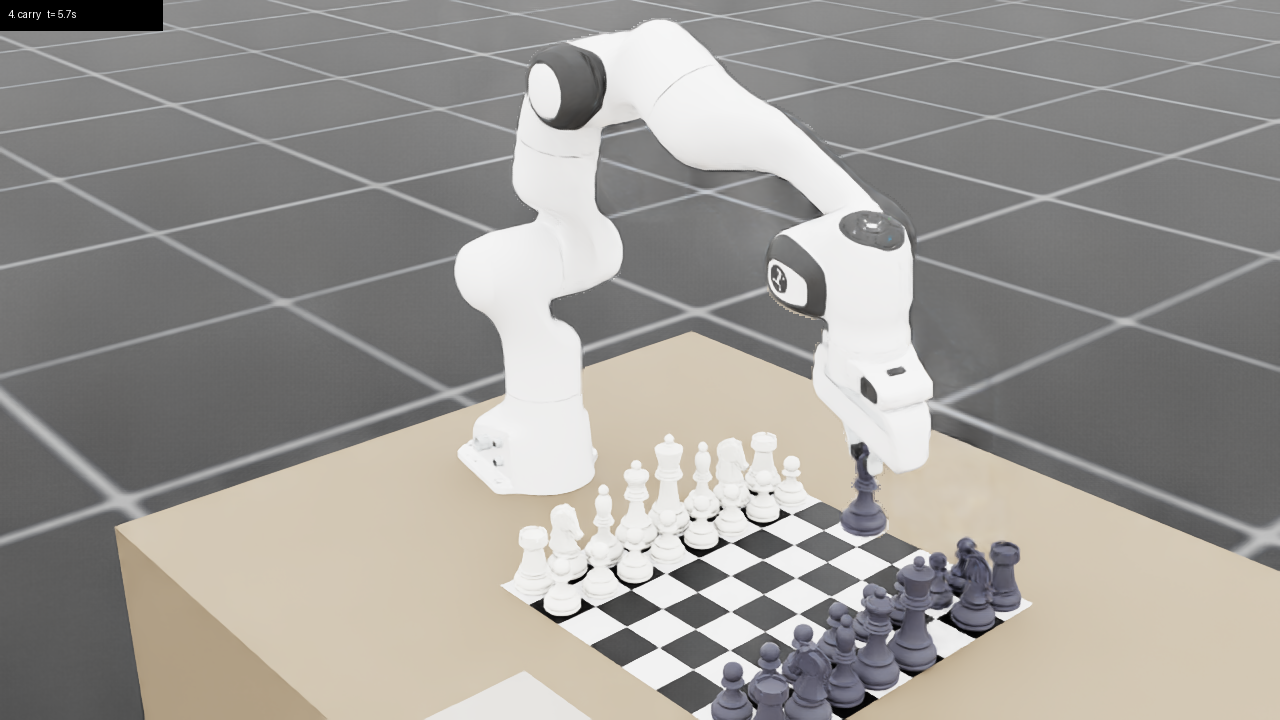
#> input picture lab/docs/images/showcase_franka/demo_0_frames/03.png, 1280 x 720 px, found by its file name
$ python make_teaser.py
#> lines starting #> are read from the running program, lines starting #| are printed output that depends on the picture
"""Compose the CoRL workshop teaser from rendered simulation frames."""
from pathlib import Path
import matplotlib; matplotlib.use("Agg")
import matplotlib.pyplot as plt
from matplotlib.patches import FancyBboxPatch
import numpy as np
from PIL import Image

ROOT = Path("/home/yizhou/Projects/RoboChess-Challenge")
OUT = ROOT / "lab/docs/images/robochess_teaser.png"
NAVY, TEAL, INK, MUTE = "#12233f", "#2a9d8f", "#16181d", "#5a6472"

def load(rel, box=None):
#> called with box = (0, 44, 1280, 720)
    im = Image.open(ROOT / rel).convert("RGB")
#> im is the input picture: PIL image 1280x720 RGB; mean R, G, B 155.4, 152.6, 148.4
    return np.asarray(im.crop(box) if box else im)

# The "showcase" camera frames the whole arm; the default replay view is aimed at the
# board and cuts every robot off above the elbow. Frame 03 is the carry moment, and the
# top 44 px are trimmed to drop the burnt-in caption.
CARRY_FRAME = (0, 44, 1280, 720)
arms = [
    ("Franka Panda", load("lab/docs/images/showcase_franka/demo_0_frames/03.png", CARRY_FRAME)),
    ("reBot",        load("lab/docs/images/showcase_rebot/demo_0_frames/03.png", CARRY_FRAME)),
    ("Piper",        load("lab/docs/images/showcase_piper/demo_0_frames/03.png", CARRY_FRAME)),
    ("YAM",          load("lab/docs/images/showcase_yam/demo_0_frames/03.png", CARRY_FRAME)),
]
#> call 2 of load, with box = (0, 44, 1280, 720)
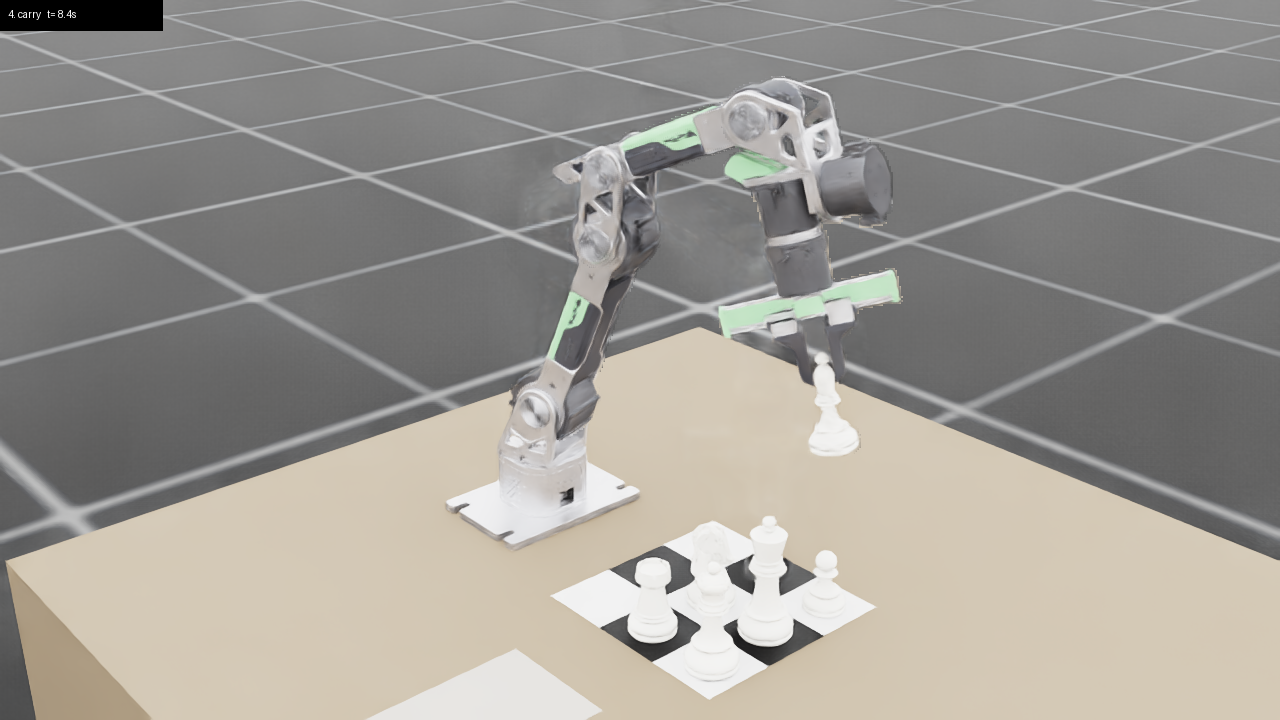
#> input picture lab/docs/images/showcase_rebot/demo_0_frames/03.png, 1280 x 720 px, found by its file name
#> in load, im is the input picture: PIL image 1280x720 RGB; mean R, G, B 156.6, 153.1, 146.9
#> call 3 of load, with box = (0, 44, 1280, 720)
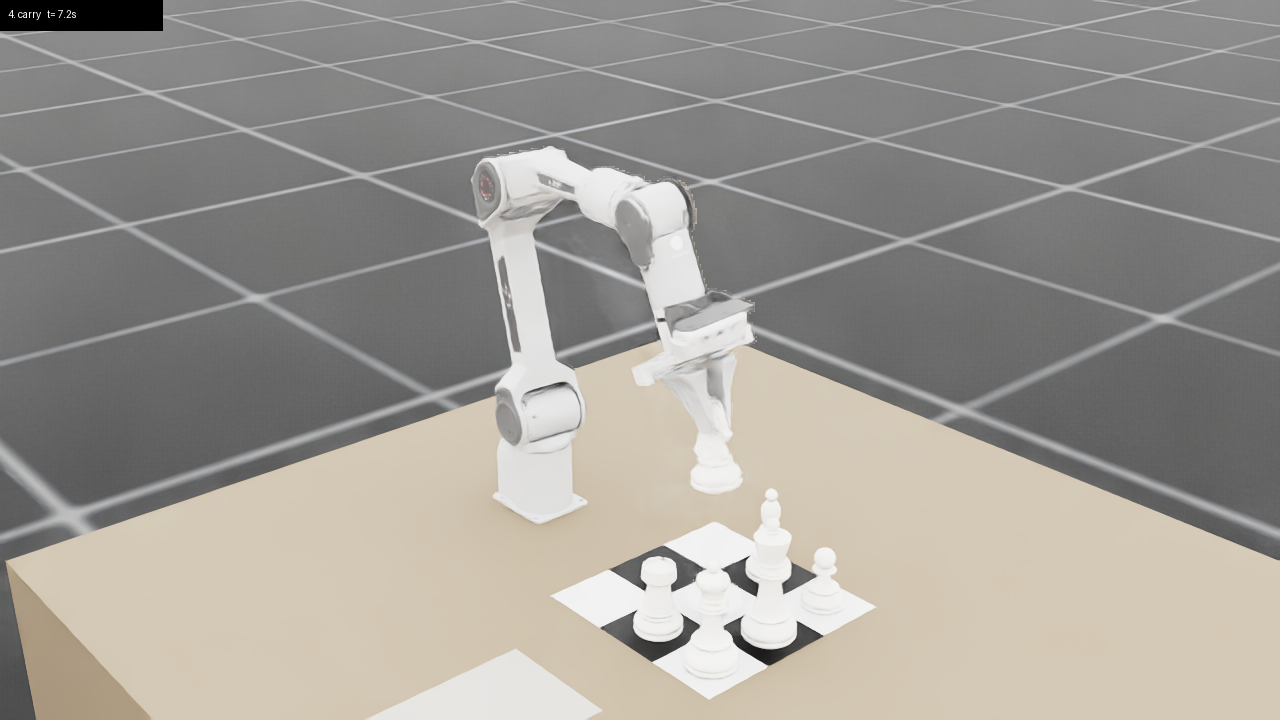
#> input picture lab/docs/images/showcase_piper/demo_0_frames/03.png, 1280 x 720 px, found by its file name
#> in load, im is the input picture: PIL image 1280x720 RGB; mean R, G, B 158, 154.3, 148.3
#> call 4 of load, with box = (0, 44, 1280, 720)
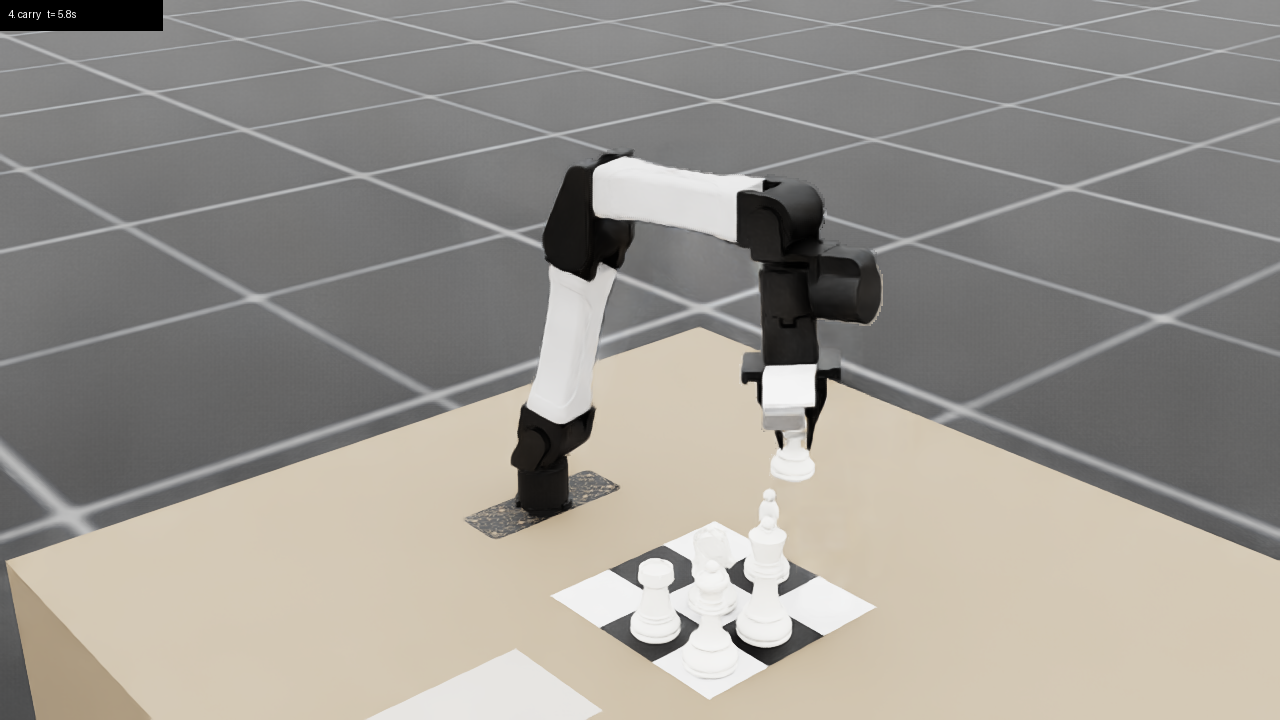
#> input picture lab/docs/images/showcase_yam/demo_0_frames/03.png, 1280 x 720 px, found by its file name
#> in load, im is the input picture: PIL image 1280x720 RGB; mean R, G, B 152.9, 149.1, 142.9
#> in load (call 4), `return np.asarray(im.crop(box) if box else im)`:
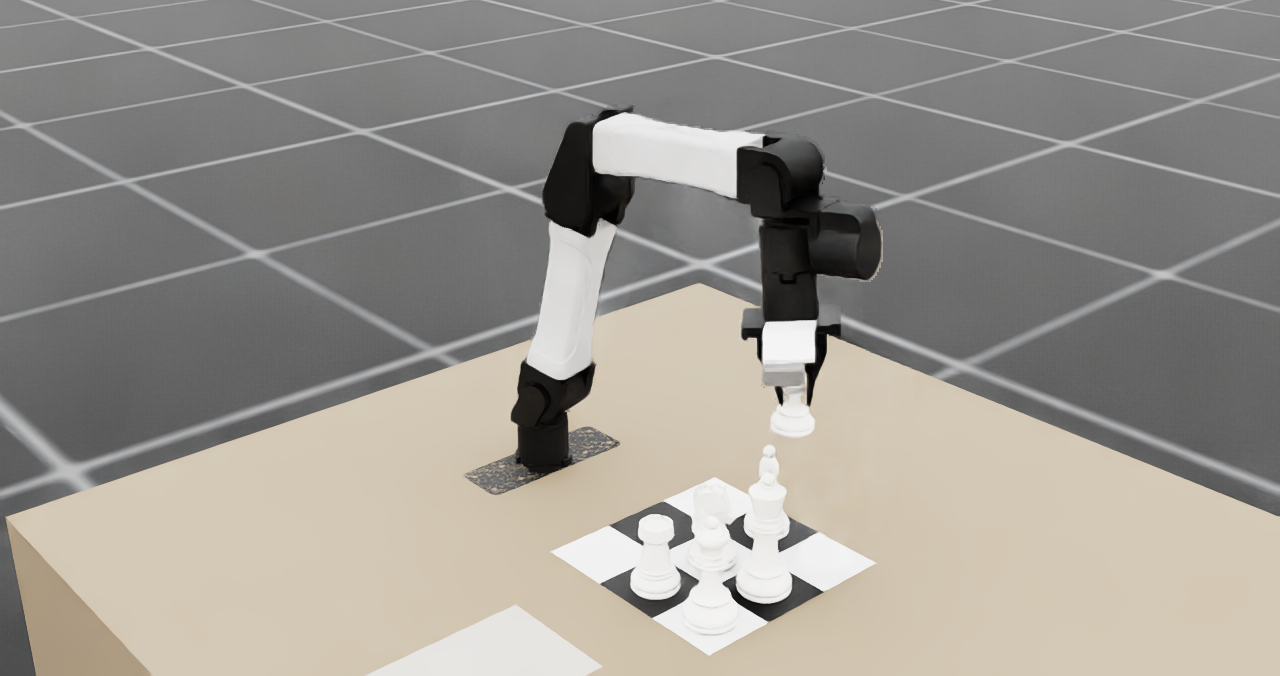
#> returned value: shape (676, 1280, 3); mean of channels 0, 1, 2 154.4, 150.3, 143.7; drawn as R, G, B
variants = [
    # The 1D board runs away from the head-on camera, so it reads as a stub there;
              # the angled render shows all six pieces and the gap between the sides.
              ("1D chess  ·  K N R", load("lab/docs/images/hero_1d_angle.png", (480, 480, 1380, 840))),
    ("3x3 Hexapawn", load("lab/docs/images/hero_3x3_hero.png", (450, 640, 1350, 1000))),
    ("4x4 minichess", load("lab/docs/images/hero_minichess_hero.png", (450, 620, 1350, 980))),
]
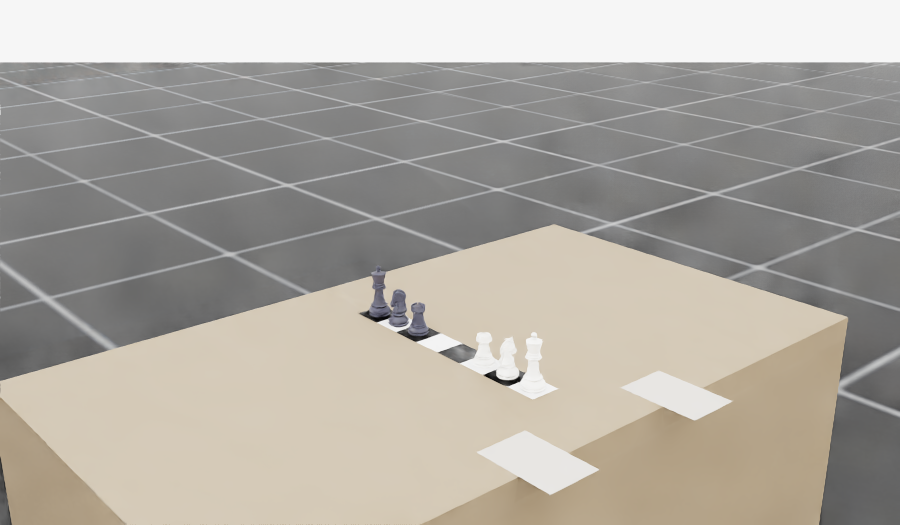
#> input picture lab/docs/images/hero_1d_angle.png, 1800 x 1050 px, found by its file name (shown at 1/2 size)
#> in load, im is the input picture: PIL image 1800x1050 RGB; mean R, G, B 173.8, 168.9, 161.1
#> in load (call 5), `return np.asarray(im.crop(box) if box else im)`:
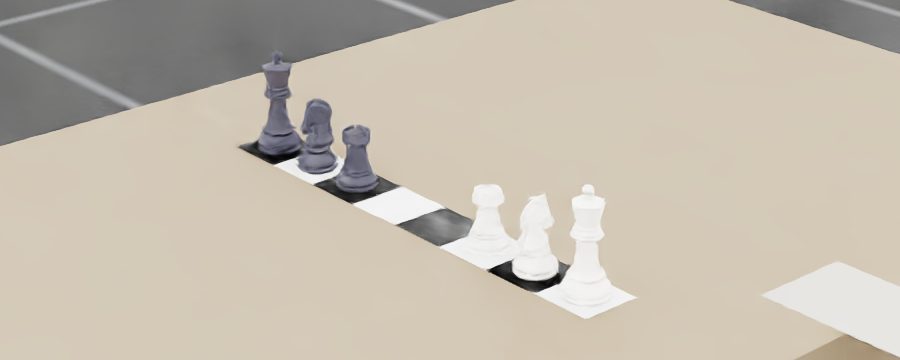
#> returned value: shape (360, 900, 3); mean of channels 0, 1, 2 197.4, 189, 175.4; drawn as R, G, B
#> (the run stopped early here; a loop or call above may not have finished)
